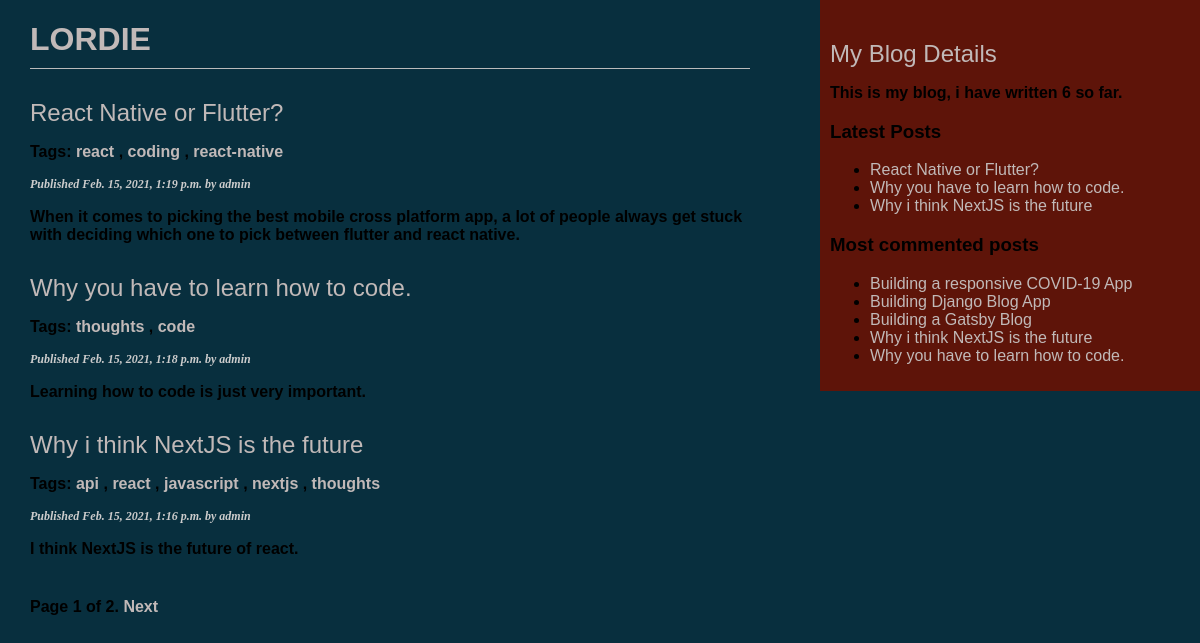
Screenshot of /blog/ with the database file from the repository.
### blog/models.py (models this page shows, shortened)
class Post(models.Model):
    STATUS_CHOICES = (
        ('draft', 'Draft'),
        ('published', 'Published'),
    )
    title = models.CharField(max_length=250)
    slug = models.SlugField(max_length=250, unique_for_date='publish')
    author = models.ForeignKey(User, related_name='tips_posts', on_delete=models.CASCADE)
    body = models.TextField()
    publish = models.DateTimeField(default = timezone.now)
    created = models.DateTimeField(auto_now_add=True)
    updated = models.DateTimeField(auto_now=True)
    status = models.CharField(max_length=10,
    choices=STATUS_CHOICES,
    default='draft')
    tags = TaggableManager()
    published = PublishedManager()
    class Meta:
        ordering = ('-publish',)
    def get_absolute_url(self):
        return reverse('blog:post_detail',args=[self.publish.year, self.publish.month, self.publish.day, self.slug])

### blog/views.py (the view)
# urls.py: path('', views.post_list, name='post_list'),
def post_list(request, tag_slug=None):
    object_list = Post.published.all()
    tag = None
    if tag_slug:
        tag = get_object_or_404(Tag, slug=tag_slug)
        object_list = object_list.filter(tags__in=[tag])
    paginator = Paginator(object_list, 3) #three posts per page
    page = request.GET.get('page')
    try:
        posts = paginator.page(page)
    except PageNotAnInteger:
        posts = paginator.page(1)
    except EmptyPage:
        posts = paginator.page(paginator.num_pages)
    return render(request,'blog/post/list.html',{'page': page, 'posts': posts, 'tag': tag})

### blog/models.py (called while the page is built)
    def get_queryset(self):
        return super(PublishedManager, self).get_queryset()\
        .filter(status='published')

### blog/templatetags/blog_tags.py (called while the page is built)
@register.filter(name='markdown')
def markdown_format(text):
    return mark_safe(markdown.markdown(text))

@register.simple_tag
def total_posts():
    return Post.published.count()

@register.inclusion_tag("blog/post/latest_posts.html")
def show_latest_posts(count=5):
    latest_posts = Post.published.order_by('-publish')[:count]
    return {
        "latest_posts": latest_posts,
    }

@register.simple_tag
def get_most_commented_posts(count=5):
    return Post.published.annotate(
        total_comments=Count('comments')
    ).order_by('-total_comments')[:count]

### blog/templates/blog/post/list.html (shortened to what this page needs)
{% extends "blog/base.html" %}
{% load blog_tags %}
{% block content %}
<h1>LORDIE</h1>
{% for post in posts %}
<h2>
<a href="{{ post.get_absolute_url }}">
{{ post.title }}
</a>
</h2>
<p class="tags">
Tags:
{% for tag in post.tags.all %}
<a href="{% url "blog:post_list_by_tag" tag.slug %}">{{ tag.name }}
</a>
{% if not forloop.last %}, {% endif %}
{% endfor %}
</p>
<p class="date">
Published {{ post.publish }} by {{ post.author }}
</p>
{{ post.body|markdown|truncatewords_html:30 }}
{% endfor %}
{% include "pagination.html" with page=posts %}
{% endblock %}

### blog/templates/blog/base.html (shortened to what this page needs)
{% load blog_tags %} {% load static %}
<!DOCTYPE html>
<html>
  <head>
    <link rel="stylesheet" href="{% static "css/blog.css" %}?{% now "U" %}" >
  </head>
  <body>
    <div id="content">{% block content %} {% endblock %}</div>
    <div id="sidebar">
      <h2>My Blog Details</h2>
      <p>This is my blog, i have written {% total_posts %} so far.</p>
      <h3>Latest Posts</h3>
      {% show_latest_posts 3 %}
      <h3>Most commented posts</h3>
      {% get_most_commented_posts as most_commented_posts %}
      <ul>
        {% for post in most_commented_posts %}
        <li>
          <a href="{{ post.get_absolute_url }}">{{ post.title }}</a>
        </li>
        {% endfor %}
      </ul>
    </div>
  </body>
</html>

### blog/templates/pagination.html (shortened to what this page needs)
<div class="pagination">
<span class="step-links">
<span class="current">
Page {{ page.number }} of {{ page.paginator.num_pages }}.
</span>
{% if page.has_next %}
<a href="?page={{ page.next_page_number }}">Next</a>
{% endif %}
</span>
</div>

### blog/templates/blog/post/latest_posts.html
<ul>
{% for post in latest_posts %}
<li>
<a href="{{ post.get_absolute_url }}">{{ post.title }}</a>
</li>
{% endfor %}
</ul>

### blog/static/css/blog.css (style rules this page uses)
body { margin: 0; padding: 0; font-family: helvetica, sans-serif; background-color: #082f3e; }
a { color: #c1b9b8; text-decoration: none; }
h1 { font-weight: nobolfrmal; border-bottom: 1px solid #bbb; padding: 0 0 10px 0; color: #c1b9b8; }
h2 { font-weight: normal; margin: 30px 0 0; color: #c1b9b8; }
#content { float: left; width: 60%; padding: 0 0 0 30px; }
#sidebar { float: right; width: 30%; padding: 10px; background: #5e1409; height: 100%; }
p { color: #000000; font-weight: bold; }
p.date { color: #ccc; font-family: georgia, serif; font-size: 12px; font-style: italic; }
.pagination { margin: 40px 0; font-weight: bold; }

### rows the page displays
Post: title "React Native or Flutter?", publish "Feb. 15, 2021, 1:19 p.m.", author "admin", body "When it comes to picking the best mobile cross platform app, a lot of people always get stuck with deciding which one to pick between flutter and react native."
Tag: name "react"
Tag: name "coding"
Tag: name "react-native"
Post: title "Why you have to learn how to code.", publish "Feb. 15, 2021, 1:18 p.m.", author "admin", body "Learning how to code is just very important."
Tag: name "thoughts"
Tag: name "code"
Post: title "Why i think NextJS is the future", publish "Feb. 15, 2021, 1:16 p.m.", author "admin", body "I think NextJS is the future of react."
Tag: name "api"
Tag: name "javascript"
Tag: name "nextjs"
Post: title "Building a responsive COVID-19 App"
Post: title "Building Django Blog App"
Post: title "Building a Gatsby Blog"

### other values shown
{{ page.number }} "1"
{{ page.paginator.num_pages }} "2"
